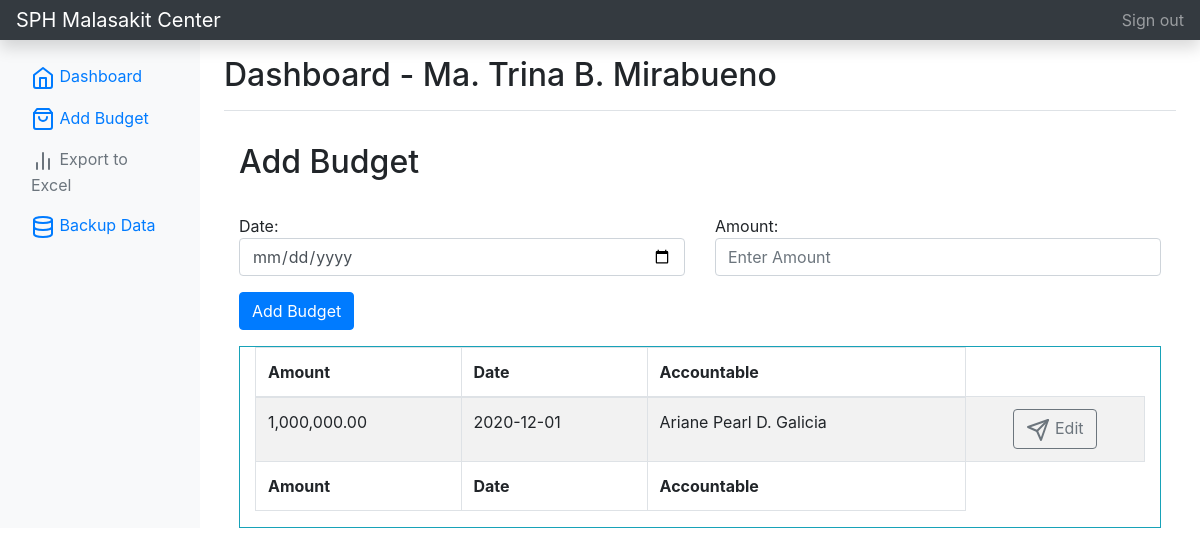
/addBudget.php (signed in), run on the app's committed database.
### tables this page shows
CREATE TABLE IF NOT EXISTS `budget_history` (
  `id` int(12) unsigned NOT NULL AUTO_INCREMENT,
  `amount` int(12) unsigned NOT NULL DEFAULT '0',
  `date` varchar(50) NOT NULL DEFAULT '0',
  `accountable` varchar(50) NOT NULL,
  PRIMARY KEY (`id`)
);

### addBudget.php (the view, shortened to what this page needs)
<?php
include_once('connection.php');
if (isset($_SESSION['loggedin'])) {
?>
<!doctype html>
<html lang="en">
  <head>
<link href="./assets/css/bootstrap.min.css" rel="stylesheet">
    <link href="./assets/css/bootstrap.min2.css" rel="stylesheet">
  </head>
  <body>
    <nav class="navbar navbar-dark sticky-top bg-dark flex-md-nowrap p-0 shadow">
  <a class="navbar-brand col-md-3 col-lg-2 mr-0 px-3" href="home.php?id=<?php echo $_GET['id'] ?>">SPH Malasakit Center</a>
  <ul class="navbar-nav px-3">
    <li class="nav-item text-nowrap">
      <a class="nav-link" href="logout.php">Sign out</a>
    </li>
  </ul>
</nav>
<div class="container-fluid">
  <div class="row">
  <?php include 'sidebar.php';?>
    <main role="main" class="col-md-9 ml-sm-auto col-lg-10 px-md-4">
      <div class="d-flex justify-content-between flex-wrap flex-md-nowrap align-items-center pt-3 pb-2 mb-3 border-bottom">
        <h1 class="h2">Dashboard - <?php echo $_SESSION['user_fullname'] ?></h1>
      </div>
            <div class="container">
                <div class="d-flex justify-content-between flex-wrap flex-md-nowrap align-items-center pt-3 pb-2 mb-3 ">
                    <h1 class="h2">Add Budget</h1>
                </div>
                    <form action="action.php?id=<?php echo $_GET['id'] ?>" method="POST">
                        <div class="row">
                            <div class="col-6">
                                <div class="form-group">
                                Date:
                                    <input name="budget_date" type="date" class="form-control"required>
                                </div>
                            </div>
                            <div class="col-6">
                                <div class="form-group">
                                Amount:
                                    <input name="amount" type="number" min="0" step=".01" class="form-control" placeholder="Enter Amount" required>
                                </div>
                            </div>
                        </div>
                        <button name="btnAddBudget" type="submit" class="btn btn-primary">Add Budget</button>
                    </form>
                    <div class="container-fluid mt-3">
                <div class="row">
                        <div class="col-md-12 border border-info">
                            <div class="table-responsive">
                            <table id="example" class="table table-striped table-bordered" style="width:100%">
                                <thead>
                                    <tr>
                                        <th>Amount</th>
                                        <th>Date</th>
                                        <th>Accountable</th>
                                    </tr>
                                </thead>
                                <tbody>
                                <?php
                                $sql = "SELECT * FROM budget_history ORDER BY id desc LIMIT 12";
                                    $result = mysqli_query($conn, $sql);
                                    if (mysqli_num_rows($result) > 0) {
                                        while ($row = mysqli_fetch_assoc($result)) {
                                            $amount = $row['amount'];
                                            $accountable = $row['accountable'];
                                            $budget_id = $row['id'];
                                            $date = $row['date'];
                                            echo '
                                                <tr>
                                                    <td>' . number_format($amount, 2) . '</td>
                                                    <td>' . $date . '</td>
                                                    <td>' . $accountable . '</td>
                                                    <td align="center">
                                                        <a href="editBudget.php?id='.$_GET['id'].'&budget_id='.$budget_id.'" class="btn btn-md btn-outline-secondary"><span data-feather="send"></span> Edit</a>
                                                    </td>
                                                </tr>
                                                ';
                                        }
                                    }
                                    ?>
                                </tbody>
                                <tfoot>
                                    <tr>
                                        <th>Amount</th>
                                        <th>Date</th>
                                        <th>Accountable</th>
                                    </tr>
                                </tfoot>
                            </table>
                        </div>
                    </div>
                </div>
            </div>
            </div>
    </main>
  </div>
</div>
    </body>
</html>
<?php
} else {
    $url = "./index.php";
    $url = str_replace(PHP_EOL, '', $url);
    header("Location: $url");
}
?>

### data on the page
budget_history: amount "1,000,000.00", date "2020-12-01", accountable "Ariane Pearl D. Galicia"

### other printed values
$_SESSION['user_fullname'] "Ma. Trina B. Mirabueno"
